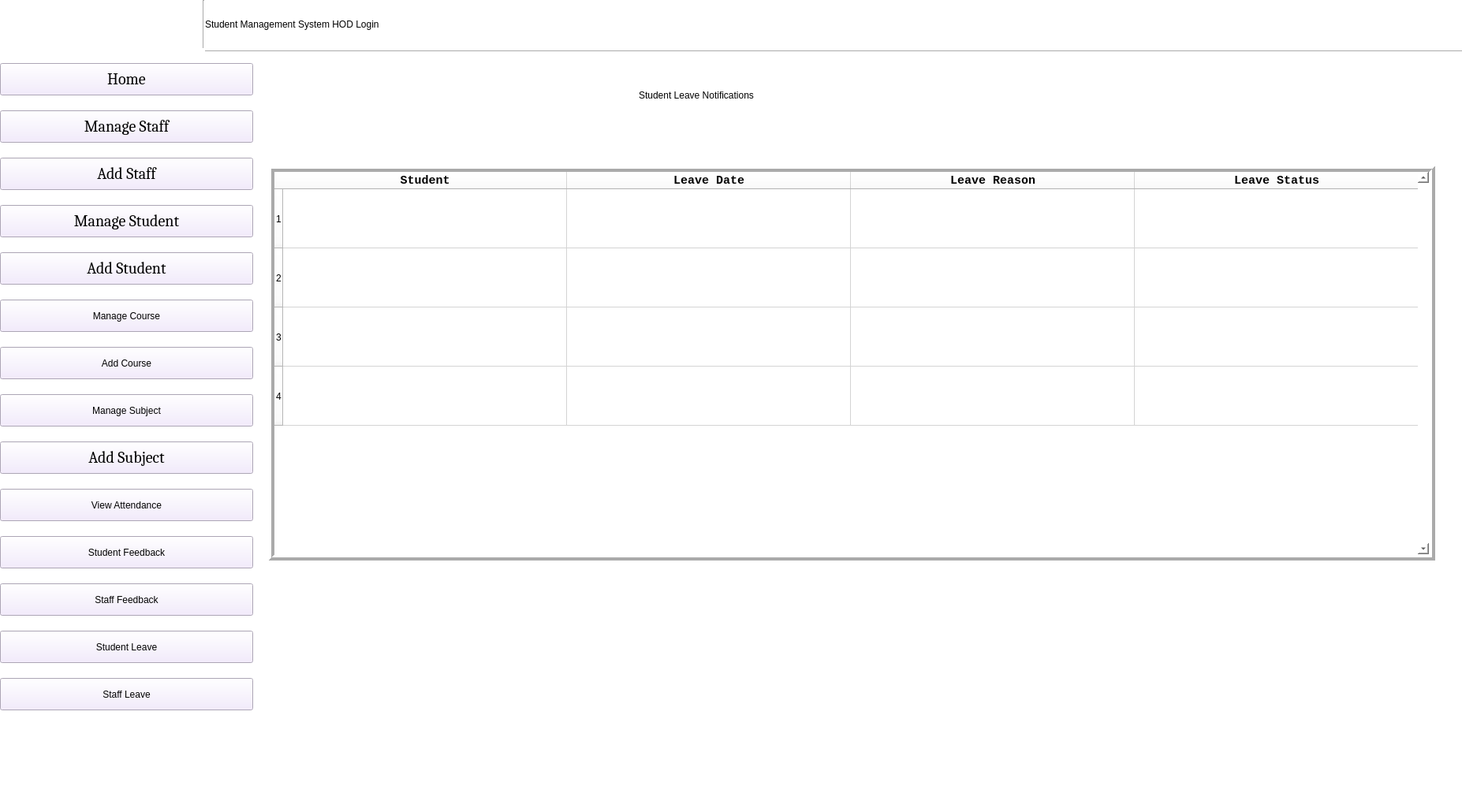
<?xml version="1.0" encoding="UTF-8"?>
<ui version="4.0">
 <class>MainWindow</class>
 <widget class="QMainWindow" name="MainWindow">
  <property name="geometry">
   <rect>
    <x>0</x>
    <y>0</y>
    <width>1854</width>
    <height>1030</height>
   </rect>
  </property>
  <property name="windowTitle">
   <string>MainWindow</string>
  </property>
  <property name="styleSheet">
   <string notr="true">background-color: rgb(255,255,255);</string>
  </property>
  <widget class="QWidget" name="centralwidget">
   <widget class="Line" name="line">
    <property name="geometry">
     <rect>
      <x>260</x>
      <y>50</y>
      <width>1661</width>
      <height>31</height>
     </rect>
    </property>
    <property name="orientation">
     <enum>Qt::Horizontal</enum>
    </property>
   </widget>
   <widget class="Line" name="line_2">
    <property name="geometry">
     <rect>
      <x>250</x>
      <y>0</y>
      <width>16</width>
      <height>61</height>
     </rect>
    </property>
    <property name="orientation">
     <enum>Qt::Vertical</enum>
    </property>
   </widget>
   <widget class="QLabel" name="viewAttendance_l">
    <property name="geometry">
     <rect>
      <x>260</x>
      <y>0</y>
      <width>721</width>
      <height>61</height>
     </rect>
    </property>
    <property name="styleSheet">
     <string notr="true">font: 36pt &quot;Microsoft Himalaya&quot;;</string>
    </property>
    <property name="text">
     <string>Student Management System HOD Login</string>
    </property>
   </widget>
   <widget class="QLabel" name="subject_l">
    <property name="geometry">
     <rect>
      <x>810</x>
      <y>80</y>
      <width>461</width>
      <height>81</height>
     </rect>
    </property>
    <property name="styleSheet">
     <string notr="true">font: 36pt &quot;Microsoft Himalaya&quot;;</string>
    </property>
    <property name="text">
     <string>Student Leave Notifications</string>
    </property>
    <property name="buddy">
     <cstring>subject_l</cstring>
    </property>
   </widget>
   <widget class="QTableWidget" name="StudentLeave_t">
    <property name="geometry">
     <rect>
      <x>340</x>
      <y>210</y>
      <width>1480</width>
      <height>501</height>
     </rect>
    </property>
    <property name="frameShape">
     <enum>QFrame::Box</enum>
    </property>
    <property name="frameShadow">
     <enum>QFrame::Raised</enum>
    </property>
    <property name="lineWidth">
     <number>4</number>
    </property>
    <property name="verticalScrollBarPolicy">
     <enum>Qt::ScrollBarAlwaysOn</enum>
    </property>
    <property name="horizontalScrollBarPolicy">
     <enum>Qt::ScrollBarAlwaysOff</enum>
    </property>
    <property name="sizeAdjustPolicy">
     <enum>QAbstractScrollArea::AdjustToContents</enum>
    </property>
    <property name="selectionMode">
     <enum>QAbstractItemView::SingleSelection</enum>
    </property>
    <property name="selectionBehavior">
     <enum>QAbstractItemView::SelectRows</enum>
    </property>
    <property name="showGrid">
     <bool>true</bool>
    </property>
    <property name="gridStyle">
     <enum>Qt::SolidLine</enum>
    </property>
    <property name="sortingEnabled">
     <bool>true</bool>
    </property>
    <property name="wordWrap">
     <bool>true</bool>
    </property>
    <property name="cornerButtonEnabled">
     <bool>true</bool>
    </property>
    <property name="rowCount">
     <number>4</number>
    </property>
    <property name="columnCount">
     <number>4</number>
    </property>
    <attribute name="horizontalHeaderDefaultSectionSize">
     <number>360</number>
    </attribute>
    <attribute name="horizontalHeaderMinimumSectionSize">
     <number>100</number>
    </attribute>
    <attribute name="verticalHeaderVisible">
     <bool>true</bool>
    </attribute>
    <attribute name="verticalHeaderDefaultSectionSize">
     <number>75</number>
    </attribute>
    <attribute name="verticalHeaderMinimumSectionSize">
     <number>50</number>
    </attribute>
    <row/>
    <row/>
    <row/>
    <row/>
    <column>
     <property name="text">
      <string>Student</string>
     </property>
     <property name="font">
      <font>
       <family>Consolas</family>
       <pointsize>11</pointsize>
       <weight>75</weight>
       <bold>true</bold>
      </font>
     </property>
    </column>
    <column>
     <property name="text">
      <string>Leave Date</string>
     </property>
     <property name="font">
      <font>
       <family>Consolas</family>
       <pointsize>11</pointsize>
       <weight>75</weight>
       <bold>true</bold>
      </font>
     </property>
    </column>
    <column>
     <property name="text">
      <string>Leave Reason</string>
     </property>
     <property name="font">
      <font>
       <family>Consolas</family>
       <pointsize>11</pointsize>
       <weight>75</weight>
       <bold>true</bold>
      </font>
     </property>
    </column>
    <column>
     <property name="text">
      <string>Leave Status</string>
     </property>
     <property name="font">
      <font>
       <family>Consolas</family>
       <pointsize>11</pointsize>
       <weight>75</weight>
       <bold>true</bold>
      </font>
     </property>
    </column>
   </widget>
   <widget class="QPushButton" name="ManageSubject_b">
    <property name="geometry">
     <rect>
      <x>0</x>
      <y>500</y>
      <width>321</width>
      <height>41</height>
     </rect>
    </property>
    <property name="styleSheet">
     <string notr="true">font: 15pt &quot;Cambria&quot;;
background-color: rgb(241, 231, 254);</string>
    </property>
    <property name="text">
     <string>Manage Subject</string>
    </property>
   </widget>
   <widget class="QPushButton" name="StudentLeave_b">
    <property name="geometry">
     <rect>
      <x>0</x>
      <y>800</y>
      <width>321</width>
      <height>41</height>
     </rect>
    </property>
    <property name="styleSheet">
     <string notr="true">font: 15pt &quot;Cambria&quot;;
background-color: rgb(241, 231, 254);</string>
    </property>
    <property name="text">
     <string>Student Leave</string>
    </property>
   </widget>
   <widget class="QPushButton" name="Home_b">
    <property name="geometry">
     <rect>
      <x>0</x>
      <y>80</y>
      <width>321</width>
      <height>41</height>
     </rect>
    </property>
    <property name="font">
     <font>
      <family>Cambria</family>
      <pointsize>15</pointsize>
      <weight>50</weight>
      <italic>false</italic>
      <bold>false</bold>
     </font>
    </property>
    <property name="styleSheet">
     <string notr="true">font: 15pt &quot;Cambria&quot;;
background-color: rgb(241, 231, 254);</string>
    </property>
    <property name="text">
     <string>Home</string>
    </property>
   </widget>
   <widget class="QPushButton" name="AddSubject_b">
    <property name="geometry">
     <rect>
      <x>0</x>
      <y>560</y>
      <width>321</width>
      <height>41</height>
     </rect>
    </property>
    <property name="font">
     <font>
      <family>Cambria</family>
      <pointsize>15</pointsize>
      <weight>50</weight>
      <italic>false</italic>
      <bold>false</bold>
     </font>
    </property>
    <property name="styleSheet">
     <string notr="true">font: 15pt &quot;Cambria&quot;;
background-color: rgb(241, 231, 254);</string>
    </property>
    <property name="text">
     <string>Add Subject</string>
    </property>
   </widget>
   <widget class="QPushButton" name="StaffFeedback_b">
    <property name="geometry">
     <rect>
      <x>0</x>
      <y>740</y>
      <width>321</width>
      <height>41</height>
     </rect>
    </property>
    <property name="styleSheet">
     <string notr="true">font: 15pt &quot;Cambria&quot;;
background-color: rgb(241, 231, 254);</string>
    </property>
    <property name="text">
     <string>Staff Feedback</string>
    </property>
   </widget>
   <widget class="QPushButton" name="AddStaff_b">
    <property name="geometry">
     <rect>
      <x>0</x>
      <y>200</y>
      <width>321</width>
      <height>41</height>
     </rect>
    </property>
    <property name="font">
     <font>
      <family>Cambria</family>
      <pointsize>15</pointsize>
      <weight>50</weight>
      <italic>false</italic>
      <bold>false</bold>
     </font>
    </property>
    <property name="styleSheet">
     <string notr="true">font: 15pt &quot;Cambria&quot;;
background-color: rgb(241, 231, 254);</string>
    </property>
    <property name="text">
     <string>Add Staff</string>
    </property>
   </widget>
   <widget class="QPushButton" name="AddCourse_b">
    <property name="geometry">
     <rect>
      <x>0</x>
      <y>440</y>
      <width>321</width>
      <height>41</height>
     </rect>
    </property>
    <property name="styleSheet">
     <string notr="true">font: 15pt &quot;Cambria&quot;;
background-color: rgb(241, 231, 254);</string>
    </property>
    <property name="text">
     <string>Add Course</string>
    </property>
   </widget>
   <widget class="QPushButton" name="ManageCourse_b">
    <property name="geometry">
     <rect>
      <x>0</x>
      <y>380</y>
      <width>321</width>
      <height>41</height>
     </rect>
    </property>
    <property name="styleSheet">
     <string notr="true">font: 15pt &quot;Cambria&quot;;
background-color: rgb(241, 231, 254);</string>
    </property>
    <property name="text">
     <string>Manage Course</string>
    </property>
   </widget>
   <widget class="QPushButton" name="ViewAttendance_b">
    <property name="geometry">
     <rect>
      <x>0</x>
      <y>620</y>
      <width>321</width>
      <height>41</height>
     </rect>
    </property>
    <property name="styleSheet">
     <string notr="true">font: 15pt &quot;Cambria&quot;;
background-color: rgb(241, 231, 254);</string>
    </property>
    <property name="text">
     <string>View Attendance</string>
    </property>
   </widget>
   <widget class="QPushButton" name="StaffLeave_b">
    <property name="geometry">
     <rect>
      <x>0</x>
      <y>860</y>
      <width>321</width>
      <height>41</height>
     </rect>
    </property>
    <property name="styleSheet">
     <string notr="true">font: 15pt &quot;Cambria&quot;;
background-color: rgb(241, 231, 254);</string>
    </property>
    <property name="text">
     <string>Staff Leave</string>
    </property>
   </widget>
   <widget class="QPushButton" name="ManageStaff_b">
    <property name="geometry">
     <rect>
      <x>0</x>
      <y>140</y>
      <width>321</width>
      <height>41</height>
     </rect>
    </property>
    <property name="font">
     <font>
      <family>Cambria</family>
      <pointsize>15</pointsize>
      <weight>50</weight>
      <italic>false</italic>
      <bold>false</bold>
     </font>
    </property>
    <property name="styleSheet">
     <string notr="true">font: 15pt &quot;Cambria&quot;;
background-color: rgb(241, 231, 254);</string>
    </property>
    <property name="text">
     <string>Manage Staff</string>
    </property>
   </widget>
   <widget class="QPushButton" name="AddStudent_b">
    <property name="geometry">
     <rect>
      <x>0</x>
      <y>320</y>
      <width>321</width>
      <height>41</height>
     </rect>
    </property>
    <property name="font">
     <font>
      <family>Cambria</family>
      <pointsize>15</pointsize>
      <weight>50</weight>
      <italic>false</italic>
      <bold>false</bold>
     </font>
    </property>
    <property name="styleSheet">
     <string notr="true">font: 15pt &quot;Cambria&quot;;
background-color: rgb(241, 231, 254);</string>
    </property>
    <property name="text">
     <string>Add Student</string>
    </property>
   </widget>
   <widget class="QPushButton" name="StudentFeedback_b">
    <property name="geometry">
     <rect>
      <x>0</x>
      <y>680</y>
      <width>321</width>
      <height>41</height>
     </rect>
    </property>
    <property name="styleSheet">
     <string notr="true">font: 15pt &quot;Cambria&quot;;
background-color: rgb(241, 231, 254);</string>
    </property>
    <property name="text">
     <string>Student Feedback</string>
    </property>
   </widget>
   <widget class="QPushButton" name="ManageStudent_b">
    <property name="geometry">
     <rect>
      <x>0</x>
      <y>260</y>
      <width>321</width>
      <height>41</height>
     </rect>
    </property>
    <property name="font">
     <font>
      <family>Cambria</family>
      <pointsize>15</pointsize>
      <weight>50</weight>
      <italic>false</italic>
      <bold>false</bold>
     </font>
    </property>
    <property name="styleSheet">
     <string notr="true">font: 15pt &quot;Cambria&quot;;
background-color: rgb(241, 231, 254);</string>
    </property>
    <property name="text">
     <string>Manage Student</string>
    </property>
   </widget>
  </widget>
 </widget>
 <resources/>
 <connections/>
</ui>
